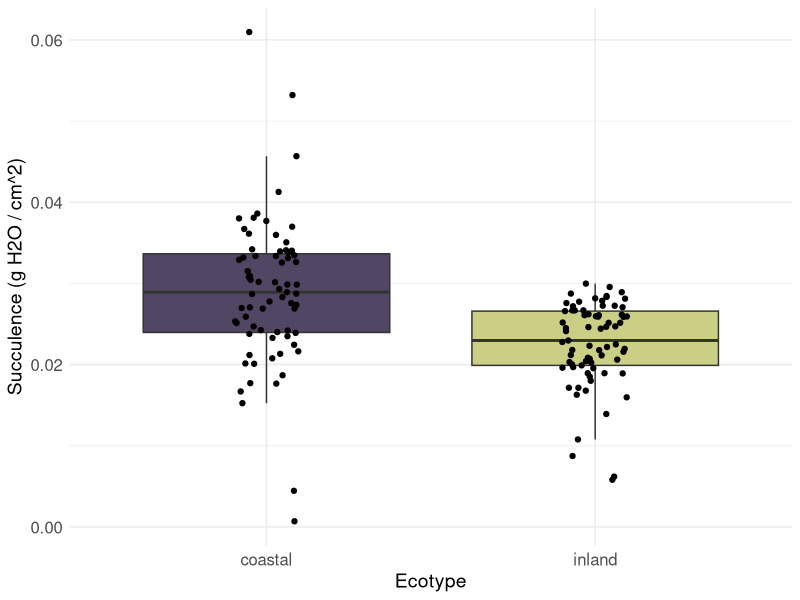
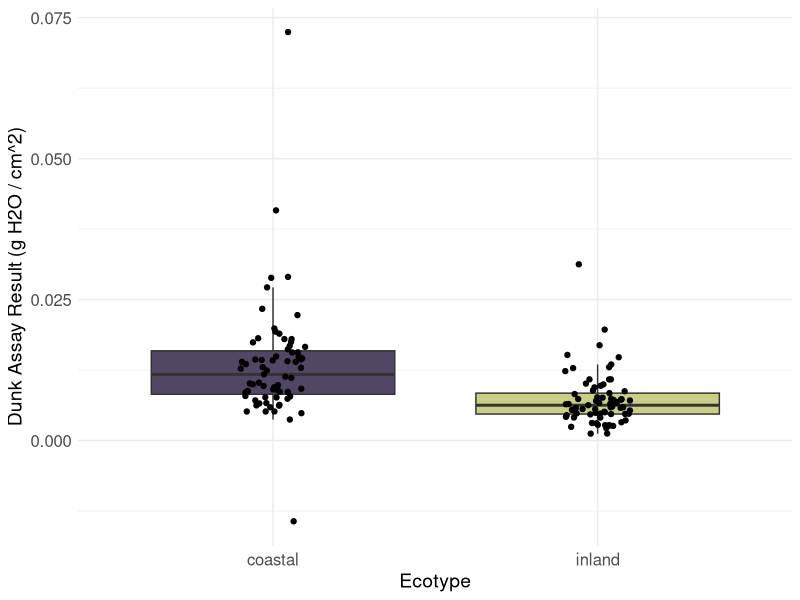

The R source for these figures, in order:
# MLP 2/17/2025. This script wrangles data, fits models, makes plots for leaf surface traits that
# require leaf area in order to be interpretable. Calculates succulence and 
# determines result of leaf dunk assay.

require(tidyverse)
require(readxl)
require(ggpubr)
require(readxl)


# Read leaf area data into R
area <- read_excel("./Data/leaf_area_data.xlsx", sheet="Sheet1")
area$pop_code <- as.factor(area$pop_code)
table(area$pop_code)

# Read other leaf surface data (leaf mass, dunk assay, etc) into R
dat <- read_excel("./Data/leaf_surface_data.xlsx", sheet="Sheet1")
colnames(dat)[1] <- "pop_code"
# Merge with area (effectively, add area column to larger dataframe)
dat_area <- merge(area, dat, by = c("pop_code", "rep"))

# Add salt exposure, ecotype
dat_area <- dat_area %>% 
  mutate(salt_exposure = case_when(
    pop_code %in% c('PGR', 'BHE') ~ "protected",
    pop_code %in% c('SWB', 'OPB', 'HEC') ~ "exposed",
    pop_code %in% c('SWC', 'LMC', 'TOR', 'OAE', 'RGR') ~ "inland")
  )

# Add ecotype column
dat_area <- dat_area %>% mutate(ecotype = as.factor(if_else(salt_exposure=="inland", "inland", "coastal")),
                              salt_exposure = as.factor(salt_exposure),
                              pop_code=as.factor(pop_code))


# Calculate succulence as grams of water per cm^2 leaf area
dat_area$succulence <- (dat_area$fresh.mass - dat_area$dry.mass)/dat_area$leaf_area_cm2

# Calculate result of dunk assay as grams of water that hung onto leaf surface / leaf area
dat_area$dunk_result <- (dat_area$dunked.mass - dat_area$fresh.mass)/(2*dat_area$leaf_area_cm2)

# Dunk assay felt error-prone because of the way you hold the leaf. Does accession explain
# variation in dunk result?
summary(lm(data=dat_area, dunk_result ~ pop_code)) # wow, very much, r^2=0.254

# plot succulence as function of ecotype
dat_area %>% ggplot() +
  aes(x = ecotype, fill = ecotype, y = succulence) +
  geom_boxplot(outliers = F) +
  geom_jitter(position=position_jitter(0.1)) +
  # Labels
  scale_x_discrete(name = 'Ecotype') +
  scale_y_continuous(
    name = 'Succulence (g H2O / cm^2)', 
  ) +
  # Style
  scale_fill_manual(values = c('#514663', '#cacf85')) +
  theme_minimal() +
  theme(
    legend.position = "none",
    axis.text = element_text(size=12),
    axis.title = element_text(size=14),
  )

# plot dunk result as function of ecotype
dunk_assay_ecotype <- dat_area %>% ggplot() +
  aes(x = ecotype, fill = ecotype, y = dunk_result) +
  geom_boxplot(outliers = F) +
  geom_jitter(position=position_jitter(0.1)) +
  # Labels
  scale_x_discrete(name = 'Ecotype') +
  scale_y_continuous(
    name = 'Dunk Assay Result (g H2O / cm^2)', 
  ) +
  # Style
  scale_fill_manual(values = c('#514663', '#cacf85')) +
  theme_minimal() +
  theme(
    legend.position = "none",
    axis.text = element_text(size=12),
    axis.title = element_text(size=14),
  )

ggsave(
  filename = 'Dunk_Assay_Ecotype.png', 
  plot = dunk_assay_ecotype,
  device = 'png',
  path = './Results/Figures/',
  scale = 1,
  width = 3,
  height = 6,
  bg = 'white'
)


summary(lm(data=dat_area, succulence ~ ecotype))

summary(lm(data=dat_area, dunk_result ~ ecotype))

# Fit nested anovas for dunk assay and succulence
m_nest <- aov(data=dat_area, dunk_result ~ ecotype/pop_code)
summary(m_nest)
coefficients(m_nest)

m_nest <- aov(data=dat_area, succulence ~ ecotype/pop_code)
summary(m_nest)
coefficients(m_nest)

